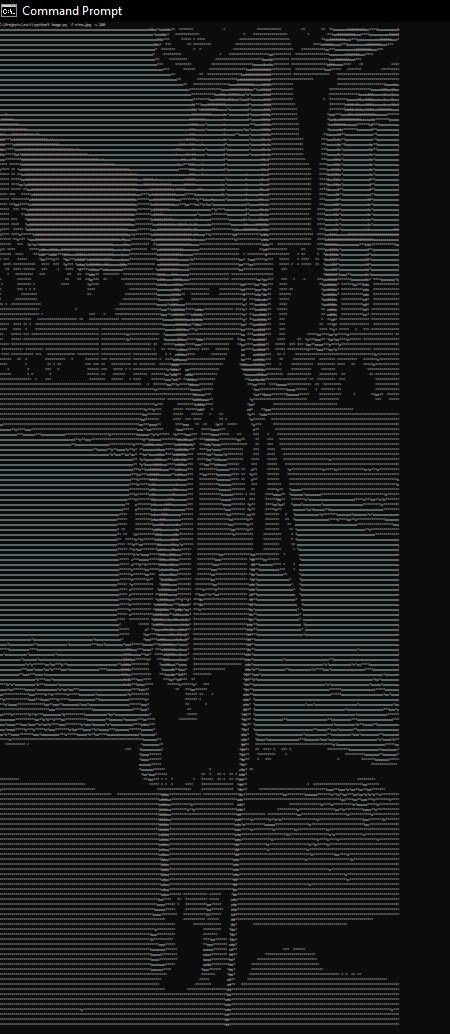
#> input picture examples/ascii-nino.jpg, 450 x 1034 px
$ python image.py -f examples/ascii-nino.jpg
#> lines starting #> are read from the running program, lines starting #| are printed output that depends on the picture
from PIL import Image, ExifTags
import sys, traceback, argparse, random

def convert_img(image, size, rotation):
#> called with image = 'examples/ascii-nino.jpg', size = 100, rotation = 0
    try:
        img = Image.open(image)
#> img is the input picture: PIL image 450x1034 RGB; mean R, G, B 31.8, 33.4, 33.5
        img = img.resize((size, size)).convert('L').rotate(rotation)
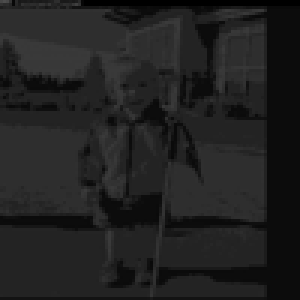
#> img: PIL image 100x100 L (shown 3 times larger); min 0, max 77, mean 32.9
    except:
        traceback.print_exc()
        sys.exit()
    if not img.getexif(): #
            img=img.rotate(90)
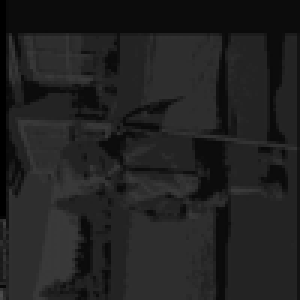
#> img: PIL image 100x100 L (shown 3 times larger); min 0, max 77, mean 32.9
    size = w, h = img.size
#> size = (100, 100); w = 100; h = 100
    pixels = img.load()
    colors = []
    white_chars=['#','%','@']
    string = ""
    count = 0

    for y in range(h):
        for x in range(w-1, -1, -1): # image is inverted by pillow for a reason unfamiliar to me
            color = pixels[y, x]
            if(color >= 0 and color <= 51): string+=" "
            elif(color >= 52 and color <= 127): string+="*"
            elif(color >= 128 and color <= 192): string += "x"
            else: string += white_chars[random.randint(0,2)]
            count+=1
            if(count == img.size[0]):
                string+="\n"
                count=0
#> after the loop, count = 0
    print(string)

if __name__ == "__main__":
    parser = argparse.ArgumentParser(description="Image to ascii art")
    parser.add_argument("-file", "-f", required=True)
    parser.add_argument("-size", "-s", default=100)
    parser.add_argument("-rotation", "-r", default=0)
    args = parser.parse_args()
    if(int(args.size) > 200):
        args.size = 200
        print("(Max size is 200x200)")
    convert_img(args.file, int(args.size), int(args.rotation))
